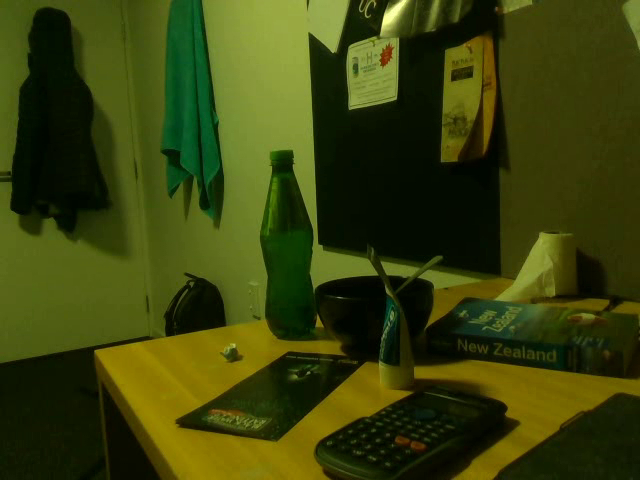
#> input picture frame 4 of tmp/test00/color.avi, 640 x 480 px
$ python dataread_vid.py
#> lines starting #> are read from the running program, lines starting #| are printed output that depends on the picture
# -*- coding: utf-8 -*-
"""
Created on Thu Apr 19 2018

@author: Andy Everitt

Reads data from color and depth directories

"""

data_path = "testdata" #read path
name_path = "test06"

import cv2

# Load the video file.
cap_color = cv2.VideoCapture('./{}/{}/color.avi'.format(data_path, name_path))
cap_depth = cv2.VideoCapture('./{}/{}/depth.avi'.format(data_path, name_path))

while True:  # Loop over the images until we decide to quit.
    ret_color, c = cap_color.read()  # Read an frame from the color video file.
#> c is the input picture: shape (480, 640, 3); mean B, G, R 11.6, 65.1, 57.3
    ret_depth, d = cap_depth.read()  # Read an frame from the depth video file.

    # If we cannot read any more frames from the video file, then reload video.
    if not (ret_color or ret_depth):
        cap_color.release()
        cap_depth.release()
        # Load the video file.
        cap_color = cv2.VideoCapture('./{}/{}/color.avi'.format(data_path, name_path))
        cap_depth = cv2.VideoCapture('./{}/{}/depth.avi'.format(data_path, name_path))

    if (ret_color and ret_depth):
#    frame = cv2.cvtColor(frame, cv2.COLOR_BGR2GRAY)  # Convert the frame to grayscale.
        cv2.imshow('Colour', c)
        cv2.imshow('Depth', d * 18)  # Scale the depth data for visibility
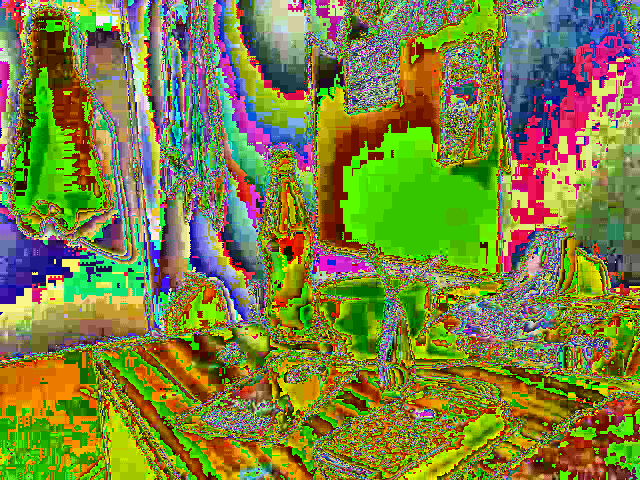
#> window 'Depth': shape (480, 640, 3); mean B, G, R 61.9, 130.2, 124.2

    if cv2.waitKey(1) & 0xFF == ord('q'):
#> (key q is pressed here)
        break

cap_color.release()
cap_depth.release()
cv2.destroyAllWindows()

$ run again, starting later in the video
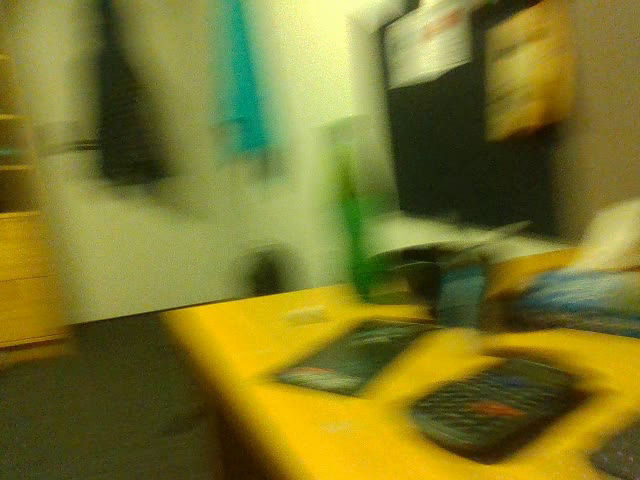
#> input picture frame 18 of tmp/test00/color.avi, 640 x 480 px
#> c is the input picture: shape (480, 640, 3); mean B, G, R 42.5, 119, 123.6
#> `cv2.imshow('Depth', d * 18)`:
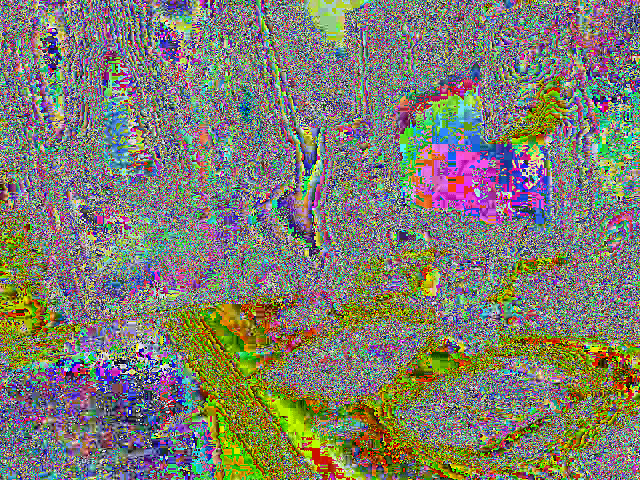
#> window 'Depth': shape (480, 640, 3); mean B, G, R 111.3, 125.4, 126.3

$ run again, starting later in the video
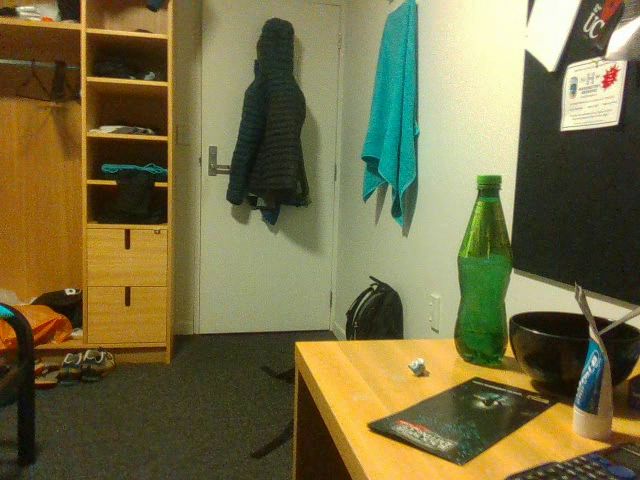
#> input picture frame 32 of tmp/test00/color.avi, 640 x 480 px
#> c is the input picture: shape (480, 640, 3); mean B, G, R 68.5, 110.1, 117.6
#> `cv2.imshow('Depth', d * 18)`:
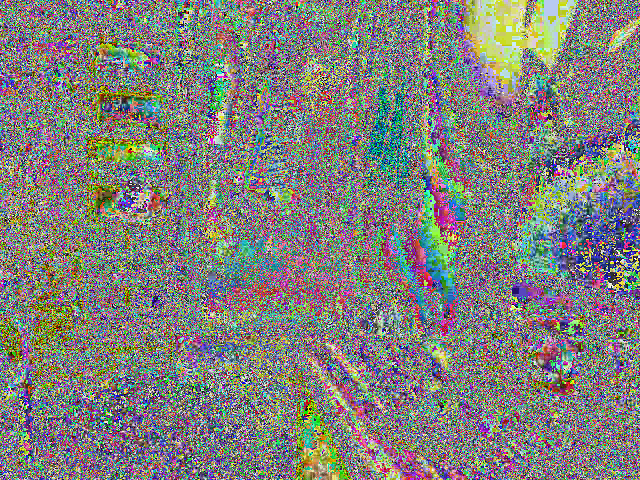
#> window 'Depth': shape (480, 640, 3); mean B, G, R 124, 128.4, 127.8
